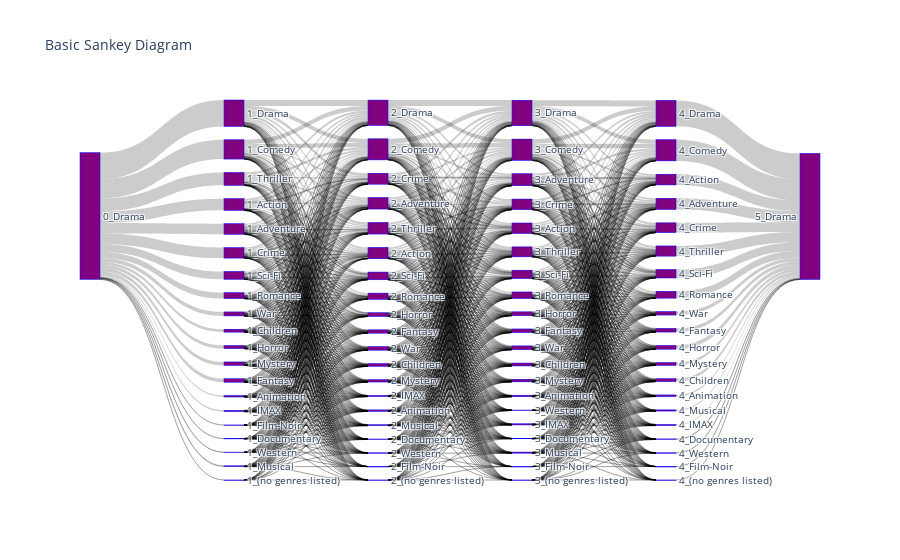

Notebook code for this chart:
### Code cell
fig, df_to_plot = movie_explorer.make_sankey(
    entity='userId',
    first_event='Drama',
    last_event=None,
    n_events=5,
    session_length=timedelta(days=360*30),
    include_duplicates=True,
    ignore_list=[],
)

fig.show()

### Figure 1 — Plotly figure (JSON) as saved in the notebook; plotly's stock layout.template omitted (floating-point values rounded to 4 significant figures; data arrays with more than 128 entries replaced by an {"elided": "..."} marker saying what was removed)
{"data": [{"link": {"source": {"elided": "1195 int values"}, "target": {"elided": "1195 int values"}, "value": {"elided": "1195 int values"}}, "node": {"color": "purple", "label": ["4_Documentary", "4_Comedy", "4_(no genres listed)", "3_Western", "1_Film-Noir", "3_Adventure", "1_Romance", "4_Crime", "4_Action", "5_Drama", "4_Musical", "3_Crime", "3_Animation", "4_Romance", "1_(no genres listed)", "2_Comedy", "2_Drama", "3_Horror", "4_Western", "4_Animation", "1_Documentary", "4_War", "4_IMAX", "2_Horror", "3_IMAX", "2_IMAX", "2_(no genres listed)", "3_Fantasy", "3_Film-Noir", "1_Children", "4_Thriller", "1_Comedy", "2_Crime", "2_Children", "4_Film-Noir", "2_Animation", "4_Mystery", "2_Musical", "3_Documentary", "3_War", "1_Animation", "2_Sci-Fi", "3_Comedy", "1_Adventure", "1_Western", "3_Thriller", "1_Sci-Fi", "4_Children", "1_Drama", "1_Horror", "0_Drama", "1_Crime", "2_Documentary", "2_Romance", "1_Mystery", "2_Fantasy", "4_Adventure", "2_Adventure", "2_War", "3_Action", "3_Mystery", "3_Romance", "3_Musical", "1_IMAX", "1_Action", "2_Thriller", "4_Drama", "4_Fantasy", "2_Western", "2_Mystery", "3_Drama", "4_Sci-Fi", "3_(no genres listed)", "2_Action", "1_Thriller", "3_Sci-Fi", "3_Children", "1_Fantasy", "1_Musical", "2_Film-Noir", "4_Horror", "1_War"], "line": {"color": "blue", "width": 0.5}, "pad": 15, "thickness": 20}, "type": "sankey"}], "layout": {"font": {"size": 10}, "title": {"text": "Basic Sankey Diagram"}}}
